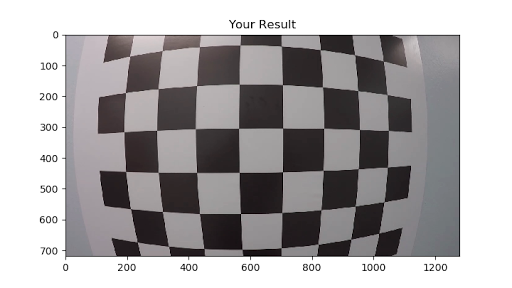
#> input picture project4/images/calibration_test.png, 512 x 288 px
$ python quiz1.py
#> lines starting #> are read from the running program, lines starting #| are printed output that depends on the picture; after the words box and inside, x2 and y2 are one past the last pixel; in counts of white or black regions, pixels touching at a corner belong together
import numpy as np
import cv2
import matplotlib.pyplot as plt
import matplotlib.image as mpimg

# prepare object points
nx = 8#TODO: enter the number of inside corners in x
ny = 6#TODO: enter the number of inside corners in y

# Make a list of calibration images
fname = 'images/calibration_test.png'
img = cv2.imread(fname)
#> img is the input picture: shape (288, 512, 3); mean B, G, R 168.5, 167.4, 170
plt.interactive(False)
plt.imshow(img)

# Convert to grayscale
gray = cv2.cvtColor(img, cv2.COLOR_BGR2GRAY)

# Find the chessboard corners
ret, corners = cv2.findChessboardCorners(gray, (nx, ny), None)
#> ret = True; corners = 48 rows, first 8: [129.5, 56.31], [160, 52], [199.5, 46.67], [240.1, 45.01], [281.4, 46.14], [320.2, 49.71], [354.5, 54.63], [383.4, 61.26]


# If found, draw corners
if ret == True:
    # Draw and display the corners

    cv2.drawChessboardCorners(img, (nx, ny), corners, ret)
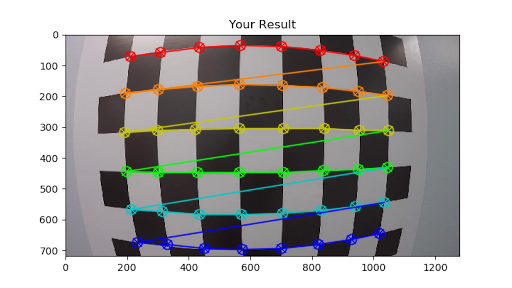
#> img: shape (288, 512, 3); 8.07% of pixels changed, all inside (x1, y1, x2, y2) = (118, 39, 395, 256)
    plt.imshow(img)
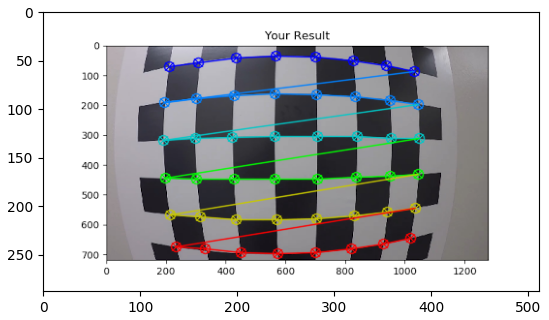
#> figure drawn by matplotlib, 1 panel; B, G, R data is drawn as R, G, B
